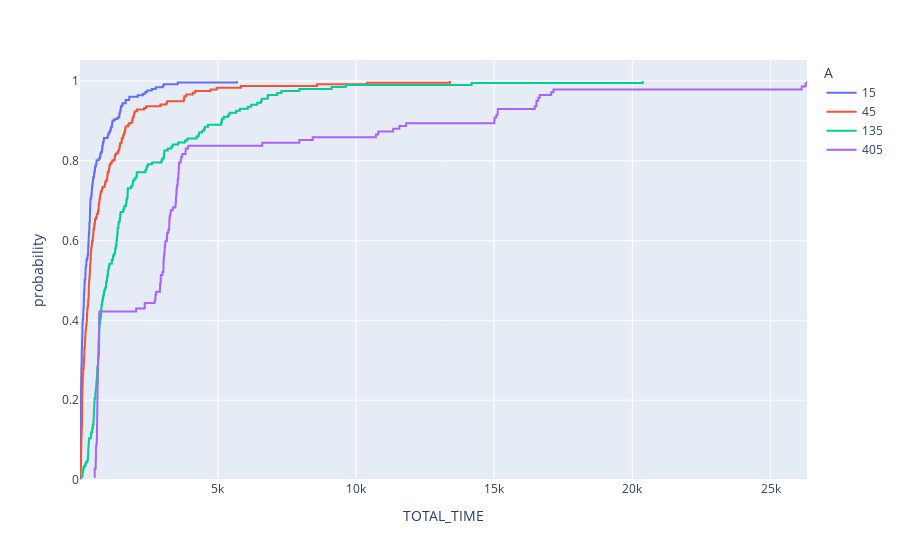

This figure's notebook cell:
### Code cell
fig = px.ecdf(df_all, x="TOTAL_TIME", color = "A")
fig.show()

### Figure 1 — Plotly figure (JSON) as saved in the notebook; plotly's stock layout.template omitted (floating-point values rounded to 4 significant figures; data arrays with more than 128 entries replaced by an {"elided": "..."} marker saying what was removed)
{"data": [{"hovertemplate": "A=15<br>TOTAL_TIME=%{x}<br>probability=%{y}<extra></extra>", "legendgroup": "15", "line": {"dash": "solid", "shape": "hv"}, "marker": {"color": "#636efa", "symbol": "circle"}, "mode": "lines", "name": "15", "orientation": "v", "showlegend": true, "type": "scatter", "x": {"elided": "252 float values"}, "xaxis": "x", "y": {"elided": "252 float values"}, "yaxis": "y"}, {"hovertemplate": "A=45<br>TOTAL_TIME=%{x}<br>probability=%{y}<extra></extra>", "legendgroup": "45", "line": {"dash": "solid", "shape": "hv"}, "marker": {"color": "#EF553B", "symbol": "circle"}, "mode": "lines", "name": "45", "orientation": "v", "showlegend": true, "type": "scatter", "x": {"elided": "237 float values"}, "xaxis": "x", "y": {"elided": "237 float values"}, "yaxis": "y"}, {"hovertemplate": "A=135<br>TOTAL_TIME=%{x}<br>probability=%{y}<extra></extra>", "legendgroup": "135", "line": {"dash": "solid", "shape": "hv"}, "marker": {"color": "#00cc96", "symbol": "circle"}, "mode": "lines", "name": "135", "orientation": "v", "showlegend": true, "type": "scatter", "x": {"elided": "201 float values"}, "xaxis": "x", "y": {"elided": "201 float values"}, "yaxis": "y"}, {"hovertemplate": "A=405<br>TOTAL_TIME=%{x}<br>probability=%{y}<extra></extra>", "legendgroup": "405", "line": {"dash": "solid", "shape": "hv"}, "marker": {"color": "#ab63fa", "symbol": "circle"}, "mode": "lines", "name": "405", "orientation": "v", "showlegend": true, "type": "scatter", "x": {"elided": "142 float values"}, "xaxis": "x", "y": {"elided": "142 float values"}, "yaxis": "y"}], "layout": {"legend": {"title": {"text": "A"}, "tracegroupgap": 0}, "margin": {"t": 60}, "xaxis": {"anchor": "y", "domain": [0, 1], "title": {"text": "TOTAL_TIME"}}, "yaxis": {"anchor": "x", "domain": [0, 1], "rangemode": "tozero", "title": {"text": "probability"}}}}
